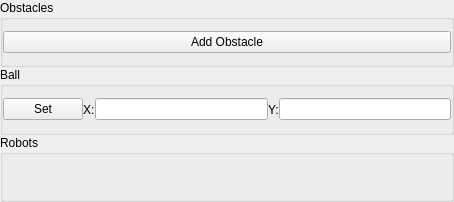
<?xml version="1.0" encoding="UTF-8"?>
<ui version="4.0">
 <class>GazeboControlWidget</class>
 <widget class="QWidget" name="GazeboControlWidget">
  <property name="enabled">
   <bool>true</bool>
  </property>
  <property name="geometry">
   <rect>
    <x>0</x>
    <y>0</y>
    <width>454</width>
    <height>202</height>
   </rect>
  </property>
  <property name="sizePolicy">
   <sizepolicy hsizetype="MinimumExpanding" vsizetype="MinimumExpanding">
    <horstretch>0</horstretch>
    <verstretch>0</verstretch>
   </sizepolicy>
  </property>
  <property name="maximumSize">
   <size>
    <width>4000000</width>
    <height>3000000</height>
   </size>
  </property>
  <property name="windowTitle">
   <string>Robot Control</string>
  </property>
  <layout class="QVBoxLayout" name="gazeboControlVerticalLayout" stretch="0,0,0">
   <property name="spacing">
    <number>0</number>
   </property>
   <property name="leftMargin">
    <number>0</number>
   </property>
   <property name="topMargin">
    <number>0</number>
   </property>
   <property name="rightMargin">
    <number>0</number>
   </property>
   <property name="bottomMargin">
    <number>0</number>
   </property>
   <item>
    <widget class="QGroupBox" name="obsBox">
     <property name="title">
      <string>Obstacles</string>
     </property>
     <layout class="QVBoxLayout" name="obsBoxVLayout">
      <item>
       <widget class="QPushButton" name="obsAddBtn">
        <property name="text">
         <string>Add Obstacle</string>
        </property>
       </widget>
      </item>
     </layout>
    </widget>
   </item>
   <item>
    <widget class="QGroupBox" name="ballBox">
     <property name="title">
      <string>Ball</string>
     </property>
     <layout class="QHBoxLayout" name="ballBoxHLayout">
      <item>
       <widget class="QPushButton" name="ballSetBtn">
        <property name="text">
         <string>Set</string>
        </property>
       </widget>
      </item>
      <item>
       <widget class="QLabel" name="ballXLbl">
        <property name="text">
         <string>X:</string>
        </property>
       </widget>
      </item>
      <item>
       <widget class="QLineEdit" name="ballXEdit"/>
      </item>
      <item>
       <widget class="QLabel" name="ballYLbl">
        <property name="text">
         <string>Y:</string>
        </property>
       </widget>
      </item>
      <item>
       <widget class="QLineEdit" name="ballYEdit"/>
      </item>
     </layout>
    </widget>
   </item>
   <item>
    <widget class="QGroupBox" name="robotBox">
     <property name="title">
      <string>Robots</string>
     </property>
     <layout class="QVBoxLayout" name="robotBoxVerticalLayout"/>
    </widget>
   </item>
  </layout>
 </widget>
 <layoutdefault spacing="0" margin="0"/>
 <resources/>
 <connections/>
</ui>
